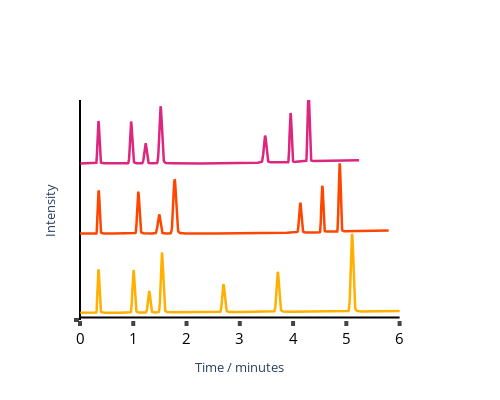

Notebook code cell kept with this figure:
### Code cell
#Figure 3. The first chromatograms from Optimisations 1 (top), 2 (middle) and 3 (bottom) 
#that satisfied the design space criteria (N = 7, RsCrit ≥ 2 and tRL ≤ 6 minutes), 
#representing experiments 12, 19 and 9 respectively.

config = {
  'toImageButtonOptions': {
    'format': 'png', # one of png, svg, jpeg, webp
    'filename': 'custom_image',
    'height': 800/2,
    'width': 1000/2,
    'scale':6 # Multiply title/legend/axis/canvas sizes by this factor
  }
}

time3 = data3.iloc[:,0]
inten3 = data3.iloc[:,1] + 2e5
trace3 = go.Scatter(x=time3,
                    y=inten3,
                    mode='lines',
                    line = dict( color = "rgb(255,176,0)", width= 2.5),
                    name= "Optimisation 3")

time2 = data2.iloc[:,0]
inten2 = data2.iloc[:,1] + data3.iloc[:,1].max() + 1e4 + 2e5
trace2 = go.Scatter(x=time2,
                    y=inten2,
                    mode='lines',
                    line = dict( color = "rgb(254,70,0)", width= 2.5),
                    name= "Optimisation 2")

time1 = data1.iloc[:,0]
inten1 = data1.iloc[:,1] + data2.iloc[:,1].max() + data3.iloc[:,1].max() + 1e4 + 2e5
trace1 = go.Scatter(x=time1,
                    y=inten1,
                    mode='lines',
                    line = dict( color = "rgb(220,38,127)", width= 2.5),
                    name= "Optimisation 1")


fig = make_subplots(specs=[[{"secondary_y": True}]])
fig.add_trace(trace1)
fig.add_trace(trace2)
fig.add_trace(trace3)

fig.update_yaxes(visible=True, showticklabels=False,showgrid=False)
fig.update_xaxes(showgrid=False)   

fig.update_layout(autosize=False, 
                  width=500, 
                  height=400, 
                  showlegend=False, 
                  plot_bgcolor="white",template='plotly_white')

fig['layout']['xaxis']['title']='Time / minutes'
fig['layout']['yaxis']['title']='Intensity'

fig.update_xaxes(range = [0, 6],showgrid=False, gridwidth=2, tickfont=dict(color='black',size=15),ticks='outside',tick0=0, 
                 dtick = 1, tickwidth=4, title = dict(font = dict(size=13)), zerolinecolor = "black")
fig.update_yaxes(range = [-1e5,0.9e7],showgrid=False, gridwidth=2, tickfont=dict(color='black',size=15),ticks='outside',tick0=0, 
                 dtick = 1, tickwidth=4, title = dict(font = dict(size=13)), zerolinecolor = "black", showticklabels  = False)

fig.show()

import plotly.io as pio
pio.write_image(fig, 'cmtmdHPLC018-020BestChromes.jpg', scale=4, width=1000/2, height=800/2)

### Figure 1 — Plotly figure (JSON) as saved in the notebook; plotly's stock layout.template omitted (floating-point values rounded to 4 significant figures; data arrays with more than 128 entries replaced by an {"elided": "..."} marker saying what was removed)
{"data": [{"line": {"color": "rgb(220,38,127)", "width": 2.5}, "mode": "lines", "name": "Optimisation 1", "type": "scatter", "x": {"elided": "3300 float values"}, "y": {"elided": "3300 int values"}}, {"line": {"color": "rgb(254,70,0)", "width": 2.5}, "mode": "lines", "name": "Optimisation 2", "type": "scatter", "x": {"elided": "3287 float values"}, "y": {"elided": "3287 int values"}}, {"line": {"color": "rgb(255,176,0)", "width": 2.5}, "mode": "lines", "name": "Optimisation 3", "type": "scatter", "x": {"elided": "3300 float values"}, "y": {"elided": "3300 int values"}}], "layout": {"autosize": false, "height": 400, "plot_bgcolor": "white", "showlegend": false, "width": 500, "xaxis": {"anchor": "y", "domain": [0, 0.94], "dtick": 1, "gridwidth": 2, "range": [0, 6], "showgrid": false, "tick0": 0, "tickfont": {"color": "black", "size": 15}, "ticks": "outside", "tickwidth": 4, "title": {"font": {"size": 13}, "text": "Time / minutes"}, "zerolinecolor": "black"}, "yaxis": {"anchor": "x", "domain": [0, 1], "dtick": 1, "gridwidth": 2, "range": [-100000, 9000000], "showgrid": false, "showticklabels": false, "tick0": 0, "tickfont": {"color": "black", "size": 15}, "ticks": "outside", "tickwidth": 4, "title": {"font": {"size": 13}, "text": "Intensity"}, "visible": true, "zerolinecolor": "black"}, "yaxis2": {"anchor": "x", "dtick": 1, "gridwidth": 2, "overlaying": "y", "range": [-100000, 9000000], "showgrid": false, "showticklabels": false, "side": "right", "tick0": 0, "tickfont": {"color": "black", "size": 15}, "ticks": "outside", "tickwidth": 4, "title": {"font": {"size": 13}}, "visible": true, "zerolinecolor": "black"}}}
